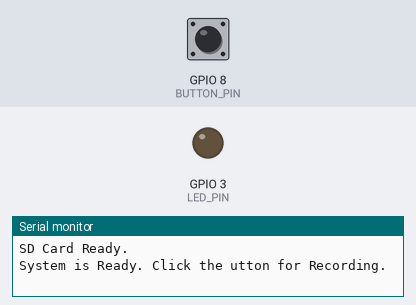
The sketch below on a simulated ESP32-S3. On the bench: output pins drawn as LEDs (lit = HIGH), the last lines printed to the serial monitor. Inputs (shaded band) come from the test bench; at power-on: GPIO 8 (BUTTON_PIN) HIGH. I2S audio is not simulated (input reads silence); storage starts empty.

Above: at 1.2 s.
1.3 s: GPIO 8 (BUTTON_PIN) pulled LOW for 0.15 s
At 2.5 s:
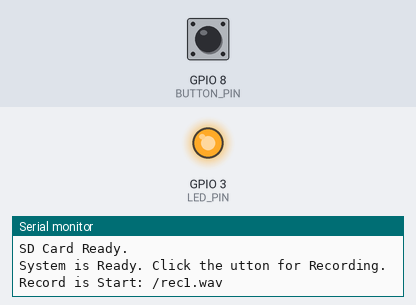
3.0 s: GPIO 8 (BUTTON_PIN) pulled LOW for 1 s
At 3.8 s:
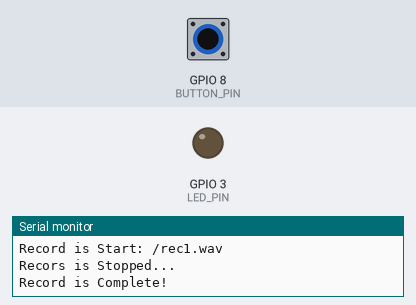
5.5 s: GPIO 8 (BUTTON_PIN) pulled LOW for 3.2 s
At 10.1 s:
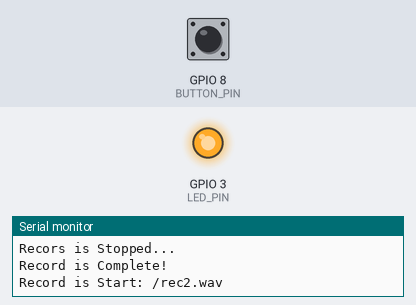
Timing chart, 0 to 11.6 s (numbered marks = the images above; inputs shaded):
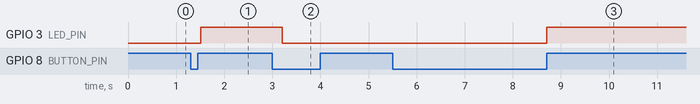

The sketch:

voiceRecorderSdCard.ino
```cpp
#include <Arduino.h>
#include <SD.h>
#include <SPI.h>
#include <driver/i2s.h>
#include <FS.h>

//#define GAIN_FACTOR 2.5

#define I2S_BCK_PIN 4
#define I2S_WS_PIN 5
#define I2S_SD_PIN 6

#define SD_CS_PIN 10
#define SD_MOSI_PIN 11
#define SD_MISO_PIN 13
#define SD_SCK_PIN 12

#define BUTTON_PIN 8
#define LED_PIN 3

#define SAMPLE_RATE 48000  // DVD quality
#define I2S_NUM I2S_NUM_0
#define WAVE_HEADER_SIZE 44

File file;
bool isRecording = false;
unsigned long lastBlinkTime = 0;
int fileIndex = 1;
char filename[32];

const i2s_config_t i2s_config = {
  .mode = (i2s_mode_t)(I2S_MODE_MASTER | I2S_MODE_RX),
  .sample_rate = SAMPLE_RATE,
  .bits_per_sample = I2S_BITS_PER_SAMPLE_32BIT,
  .channel_format = I2S_CHANNEL_FMT_ONLY_LEFT,
  .communication_format = I2S_COMM_FORMAT_STAND_I2S,
  .intr_alloc_flags = ESP_INTR_FLAG_LEVEL1,
  .dma_buf_count = 8,
  .dma_buf_len = 1024,
  .use_apll = false,
  .tx_desc_auto_clear = false,
  .fixed_mclk = 0
};

const i2s_pin_config_t pin_config = {
  .bck_io_num = I2S_BCK_PIN,
  .ws_io_num = I2S_WS_PIN,
  .data_out_num = I2S_PIN_NO_CHANGE,
  .data_in_num = I2S_SD_PIN
};

void writeWavHeader(File &file, int sampleRate, int bitsPerSample, int channels, int dataSize) {
  byte header[WAVE_HEADER_SIZE];
  int fileSize = dataSize + WAVE_HEADER_SIZE - 8;
  int byteRate = sampleRate * channels * (bitsPerSample / 8);

  header[0] = 'R';
  header[1] = 'I';
  header[2] = 'F';
  header[3] = 'F';
  header[4] = (byte)(fileSize & 0xFF);
  header[5] = (byte)((fileSize >> 8) & 0xFF);
  header[6] = (byte)((fileSize >> 16) & 0xFF);
  header[7] = (byte)((fileSize >> 24) & 0xFF);
  header[8] = 'W';
  header[9] = 'A';
  header[10] = 'V';
  header[11] = 'E';
  header[12] = 'f';
  header[13] = 'm';
  header[14] = 't';
  header[15] = ' ';
  header[16] = 16;
  header[17] = 0;
  header[18] = 0;
  header[19] = 0;  // PCM Chunk Size
  header[20] = 1;
  header[21] = 0;  // PCM Format
  header[22] = channels;
  header[23] = 0;
  header[24] = (byte)(sampleRate & 0xFF);
  header[25] = (byte)((sampleRate >> 8) & 0xFF);
  header[26] = (byte)((sampleRate >> 16) & 0xFF);
  header[27] = (byte)((sampleRate >> 24) & 0xFF);
  header[28] = (byte)(byteRate & 0xFF);
  header[29] = (byte)((byteRate >> 8) & 0xFF);
  header[30] = (byte)((byteRate >> 16) & 0xFF);
  header[31] = (byte)((byteRate >> 24) & 0xFF);
  header[32] = (byte)(channels * (bitsPerSample / 8));
  header[33] = 0;  // Block Align
  header[34] = bitsPerSample;
  header[35] = 0;  // Bits Per Sample
  header[36] = 'd';
  header[37] = 'a';
  header[38] = 't';
  header[39] = 'a';
  header[40] = (byte)(dataSize & 0xFF);
  header[41] = (byte)((dataSize >> 8) & 0xFF);
  header[42] = (byte)((dataSize >> 16) & 0xFF);
  header[43] = (byte)((dataSize >> 24) & 0xFF);

  file.write(header, WAVE_HEADER_SIZE);
}

void setup() {
  Serial.begin(115200);
  pinMode(BUTTON_PIN, INPUT_PULLUP);
  pinMode(LED_PIN, OUTPUT);
  digitalWrite(LED_PIN, LOW);

  SPI.begin(SD_SCK_PIN, SD_MISO_PIN, SD_MOSI_PIN, SD_CS_PIN);

  if (!SD.begin(SD_CS_PIN)) {
    Serial.println("SD Card not Initialize!");
    while (1) {
      digitalWrite(LED_PIN, HIGH);
      delay(100);
      digitalWrite(LED_PIN, LOW);
      delay(100);
    }
  }
  Serial.println("SD Card Ready.");

  i2s_driver_install(I2S_NUM, &i2s_config, 0, NULL);
  i2s_set_pin(I2S_NUM, &pin_config);
  i2s_zero_dma_buffer(I2S_NUM);

  Serial.println("System is Ready. Click the utton for Recording.");
}

void loop() {
  if (digitalRead(BUTTON_PIN) == LOW) {
    delay(200);
    if (isRecording) {
      stopRecording();
    } else {
      startRecording();
    }
    while (digitalRead(BUTTON_PIN) == LOW)
      ;
  }

  if (isRecording) {
    digitalWrite(LED_PIN, HIGH);

    size_t bytesRead;
    int32_t i2sBuffer[256];

    i2s_read(I2S_NUM, (void *)i2sBuffer, sizeof(i2sBuffer), &bytesRead, portMAX_DELAY);

    int16_t samples16[256];
    int samplesCount = bytesRead / 4;

    for (int i = 0; i < samplesCount; i++) {
      samples16[i] = (int16_t)(i2sBuffer[i] >> 14);
    }

    file.write((uint8_t *)samples16, samplesCount * 2);
  } else {
    digitalWrite(LED_PIN, LOW);
  }
}

void startRecording() {
  while (SD.exists("/rec" + String(fileIndex) + ".wav")) {
    fileIndex++;
  }
  sprintf(filename, "/rec%d.wav", fileIndex);

  Serial.print("Record is Start: ");
  Serial.println(filename);

  file = SD.open(filename, FILE_WRITE);
  if (!file) {
    Serial.println("File is not Open!");
    return;
  }

  writeWavHeader(file, SAMPLE_RATE, 16, 1, 0);

  isRecording = true;
}

void stopRecording() {
  Serial.println("Recors is Stopped...");
  isRecording = false;

  unsigned long fileSize = file.size() - WAVE_HEADER_SIZE;
  file.seek(0);
  writeWavHeader(file, SAMPLE_RATE, 16, 1, fileSize);
  file.close();

  Serial.println("Record is Complete!");
  digitalWrite(LED_PIN, LOW);
}
```

Measured:
- after the input at 1.3 s, GPIO 3 (LED_PIN): LOW → HIGH after 0.21 s
- after the input at 3.0 s, GPIO 3 (LED_PIN): HIGH → LOW after 0.21 s
- after the input at 5.5 s, GPIO 3 (LED_PIN): LOW → HIGH after 3.2 s
